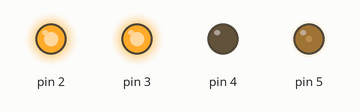
Simulated run of this sketch. Board: Arduino Uno, built with avr-gcc and run on an emulated ATmega328P. Shown: output pins drawn as LEDs (lit = HIGH).

Above: at 0.05 s.
At 1.05 s:
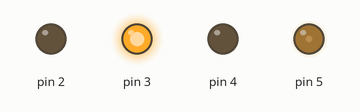
At 1.95 s:
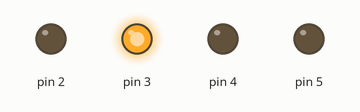
At 4.0 s:
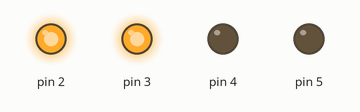
At 7.05 s:
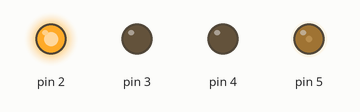
At 7.95 s:
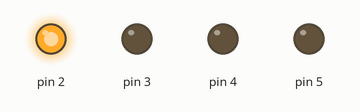
Timing chart, 0 to 10.4 s (numbered marks = the images above):
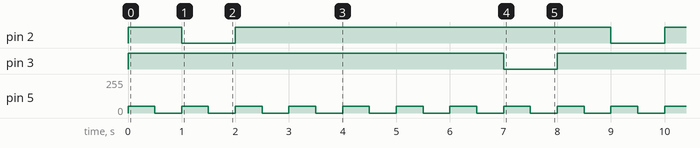

Measured:
- by itself, pin 2: repeats every 8.0 s: LOW 1.0 s, HIGH 7.0 s
- by itself, pin 3: alternates HIGH for 7.0 s and LOW for 1.0 s
- by itself, pin 5: alternates 50/255 for 0.50 s and 0/255 for 0.50 s

The sketch:

CODIGO_DEL_A.ino
```cpp
void setup()
{
  pinMode(2, OUTPUT);
  pinMode(3, OUTPUT);
  pinMode(4, OUTPUT);
  pinMode(5, OUTPUT);
}
void loop()
{
  digitalWrite(3 , 1);
  digitalWrite(2 , 1);

  analogWrite(5 , 50);
  delay (500);
  analogWrite(5 , 0);

  delay (500);

  digitalWrite(3 , 0);
  digitalWrite(2 , 0);
  digitalWrite(3 , 1);


  analogWrite(5 , 50);
  delay (500);
  analogWrite(5 , 0);


  delay (500);

  digitalWrite(2 , 1);

  analogWrite(5 , 50);
  delay (500);
  analogWrite(5 , 0);

  delay (500);

  digitalWrite(3 , 1);

  analogWrite(5 , 50);
  delay (500);
  analogWrite(5 , 0);

  delay (500);

  digitalWrite (3 , 1);

  analogWrite(5 , 50);
  delay (500);
  analogWrite(5 , 0);


  delay (500);

  digitalWrite(3 , 1);

  analogWrite(5 , 50);
  delay (500);
  analogWrite(5 , 0);

  delay (500);

  digitalWrite(3 , 0);
  digitalWrite(3 , 1);

  analogWrite(5 , 50);
  delay (500);
  analogWrite(5 , 0);

  delay (500);

  digitalWrite(3 , 0);
  digitalWrite(3 , 0);
  digitalWrite(2 , 1);

  analogWrite(5 , 50);
  delay (500);
  analogWrite(5 , 0);

  delay (500);
}
```
